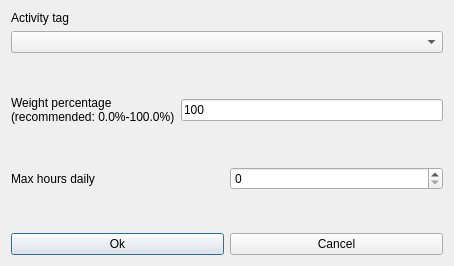
<?xml version="1.0" encoding="UTF-8"?>
<ui version="4.0">
 <class>ModifyConstraintStudentsActivityTagMaxHoursDailyRealDaysForm_template</class>
 <widget class="QDialog" name="ModifyConstraintStudentsActivityTagMaxHoursDailyRealDaysForm_template">
  <property name="geometry">
   <rect>
    <x>0</x>
    <y>0</y>
    <width>454</width>
    <height>266</height>
   </rect>
  </property>
  <property name="windowTitle">
   <string extracomment="This is the title of the dialog to modify a constraint of this type">Modify students activity tag max hours daily real days</string>
  </property>
  <layout class="QGridLayout" name="gridLayout">
   <item row="0" column="0">
    <layout class="QVBoxLayout">
     <item>
      <widget class="QLabel" name="studentsTextLabel_2">
       <property name="frameShape">
        <enum>QFrame::NoFrame</enum>
       </property>
       <property name="frameShadow">
        <enum>QFrame::Plain</enum>
       </property>
       <property name="text">
        <string>Activity tag</string>
       </property>
       <property name="wordWrap">
        <bool>false</bool>
       </property>
      </widget>
     </item>
     <item>
      <widget class="QComboBox" name="activityTagsComboBox">
       <property name="editable">
        <bool>false</bool>
       </property>
       <property name="insertPolicy">
        <enum>QComboBox::NoInsert</enum>
       </property>
       <property name="duplicatesEnabled">
        <bool>false</bool>
       </property>
      </widget>
     </item>
    </layout>
   </item>
   <item row="1" column="0">
    <spacer name="spacer6">
     <property name="orientation">
      <enum>Qt::Vertical</enum>
     </property>
     <property name="sizeType">
      <enum>QSizePolicy::Expanding</enum>
     </property>
     <property name="sizeHint" stdset="0">
      <size>
       <width>20</width>
       <height>20</height>
      </size>
     </property>
    </spacer>
   </item>
   <item row="2" column="0">
    <layout class="QHBoxLayout" name="horizontalLayout_2">
     <item>
      <widget class="QLabel" name="weightTextLabel">
       <property name="frameShape">
        <enum>QFrame::NoFrame</enum>
       </property>
       <property name="frameShadow">
        <enum>QFrame::Plain</enum>
       </property>
       <property name="text">
        <string>Weight percentage
(recommended: 0.0%-100.0%)</string>
       </property>
       <property name="wordWrap">
        <bool>false</bool>
       </property>
      </widget>
     </item>
     <item>
      <widget class="QLineEdit" name="weightLineEdit">
       <property name="text">
        <string notr="true">100</string>
       </property>
      </widget>
     </item>
    </layout>
   </item>
   <item row="3" column="0">
    <spacer name="verticalSpacer">
     <property name="orientation">
      <enum>Qt::Vertical</enum>
     </property>
     <property name="sizeHint" stdset="0">
      <size>
       <width>20</width>
       <height>27</height>
      </size>
     </property>
    </spacer>
   </item>
   <item row="4" column="0">
    <layout class="QHBoxLayout" name="horizontalLayout">
     <item>
      <widget class="QLabel" name="maxHoursTextLabel">
       <property name="frameShape">
        <enum>QFrame::NoFrame</enum>
       </property>
       <property name="frameShadow">
        <enum>QFrame::Plain</enum>
       </property>
       <property name="text">
        <string>Max hours daily</string>
       </property>
       <property name="wordWrap">
        <bool>false</bool>
       </property>
      </widget>
     </item>
     <item>
      <widget class="QSpinBox" name="maxHoursSpinBox"/>
     </item>
    </layout>
   </item>
   <item row="5" column="0">
    <spacer name="verticalSpacer_2">
     <property name="orientation">
      <enum>Qt::Vertical</enum>
     </property>
     <property name="sizeHint" stdset="0">
      <size>
       <width>20</width>
       <height>27</height>
      </size>
     </property>
    </spacer>
   </item>
   <item row="6" column="0">
    <layout class="QHBoxLayout">
     <item>
      <widget class="QPushButton" name="okPushButton">
       <property name="text">
        <string>Ok</string>
       </property>
      </widget>
     </item>
     <item>
      <widget class="QPushButton" name="cancelPushButton">
       <property name="text">
        <string>Cancel</string>
       </property>
      </widget>
     </item>
    </layout>
   </item>
  </layout>
 </widget>
 <layoutdefault spacing="6" margin="11"/>
 <resources/>
 <connections/>
</ui>
